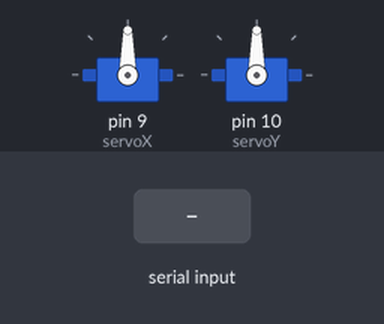
Simulated run of this sketch. Board: Arduino Uno, built with avr-gcc and run on an emulated ATmega328P. On the bench: 2 × servo. Inputs (shaded band) come from the test bench.

Above: at 1.2 s.
1.3 s: "90,45\n" received over Serial
At 2.0 s:
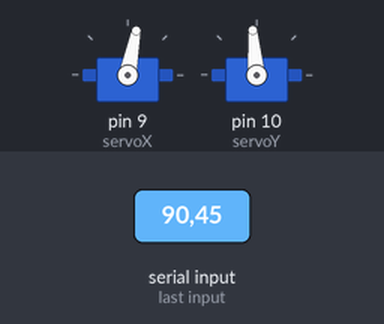
2.8 s: "1,90\n" received over Serial
At 3.1 s:
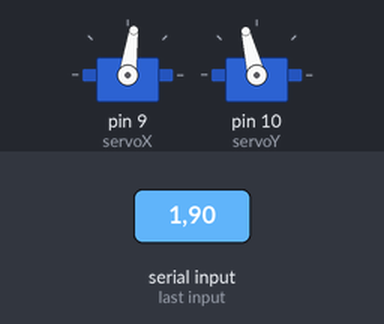
4.3 s: "90,45\n" received over Serial
At 5.5 s:
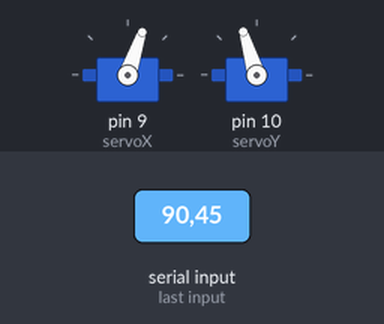
Timing chart, 0 to 7.3 s (numbered marks = the images above; inputs shaded):
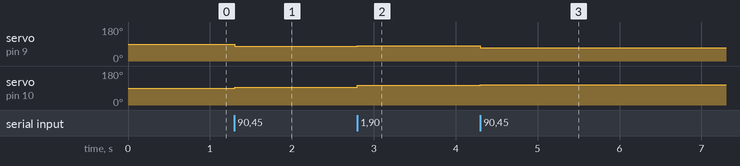

The sketch:

kode-servo.ino
```cpp
#include <Servo.h>

Servo servoX;
Servo servoY;

int posX = 90; // initial position
int posY = 90; // initial position

float filteredX = 90; // initial filtered position
float filteredY = 90; // initial filtered position

// PID constants
float kp = 1.0;
float ki = 0.1;
float kd = 0.1;

float lastErrorX = 0;
float lastErrorY = 0;
float integralX = 0;
float integralY = 0;

void setup() {
  Serial.begin(115200); // Increase baud rate for better communication
  servoX.attach(9); // attach servo on pin 9
  servoY.attach(10); // attach servo on pin 10
  servoX.write(posX);
  servoY.write(posY);
}

void loop() {
  static unsigned long lastReceiveTime = 0;
  static const unsigned long timeout = 1000; // 1 second timeout

  if (Serial.available() > 0) {
    String data = Serial.readStringUntil('\n');

    // Validate and parse data
    if (data.indexOf(',') > 0) {
      int commaIndex = data.indexOf(',');
      int xVal = data.substring(0, commaIndex).toInt();
      int yVal = data.substring(commaIndex + 1).toInt();

      // Validate the parsed values
      if (xVal >= -90 && xVal <= 90 && yVal >= -90 && yVal <= 90) {
        // Reverse the direction of the servo movement
        int targetX = map(xVal, -90, 90, 180, 0); // Reversed
        int targetY = map(yVal, -90, 90, 0, 180); // Reversed

        // Apply exponential filter
        filteredX = 0.9 * filteredX + 0.1 * targetX;
        filteredY = 0.9 * filteredY + 0.1 * targetY;

        // Apply PID control
        float errorX = filteredX - posX;
        integralX += errorX;
        float derivativeX = errorX - lastErrorX;
        posX += kp * errorX + ki * integralX + kd * derivativeX;
        lastErrorX = errorX;

        float errorY = filteredY - posY;
        integralY += errorY;
        float derivativeY = errorY - lastErrorY;
        posY += kp * errorY + ki * integralY + kd * derivativeY;
        lastErrorY = errorY;

        // Constrain values to valid servo range
        posX = constrain(posX, 0, 180);
        posY = constrain(posY, 0, 180);

        // Write to servos
        servoX.write(posX);
        servoY.write(posY);

        lastReceiveTime = millis(); // update the last receive time
      }
    }
  }

  // Check if no data received for the timeout duration
  if (millis() - lastReceiveTime > timeout) {
    // Keep the servos at their last position
  }
}
```

Measured:
- after the input at 1.3 s, servo on pin 9 (servoX): 90° → 79° at once; servo on pin 10 (servoY): 90° → 95° at once
- after the input at 2.8 s, servo on pin 9 (servoX): 79° → 82° at once; servo on pin 10 (servoY): 95° → 104° at once
- after the input at 4.3 s, servo on pin 9 (servoX): 82° → 71° at once; servo on pin 10 (servoY): 104° → 107° at once
